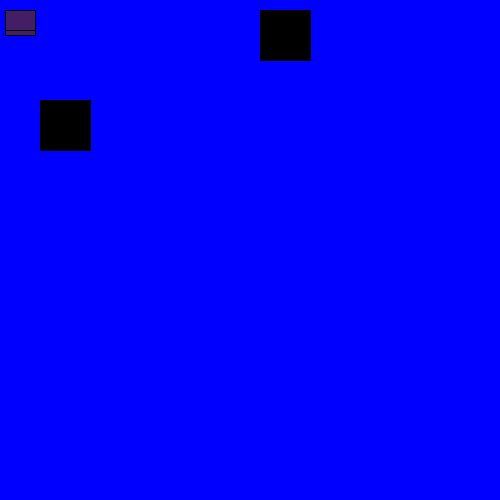
Frame 1 (no input)
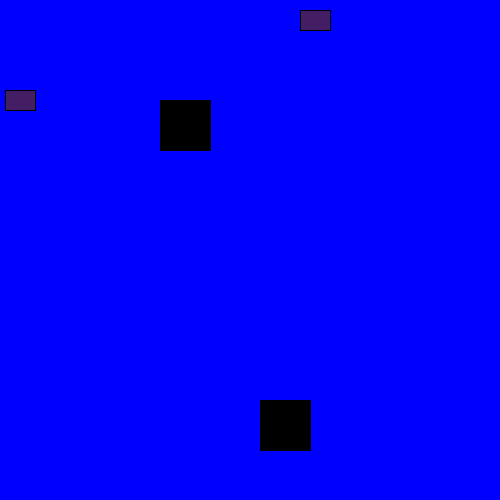
Frame 60 (the mouse pressed at the canvas centre just before this capture)
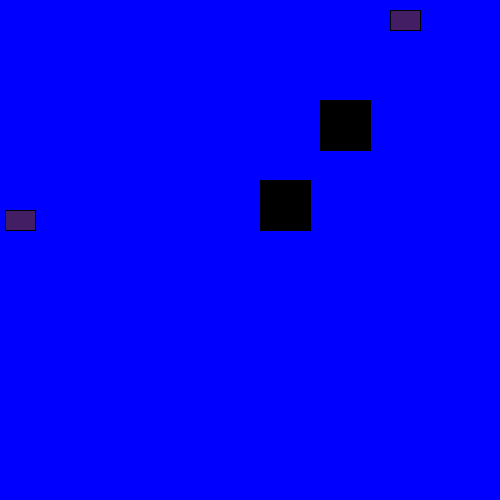
Frame 120 (the mouse held since frame 60 and released just before this capture)

The Processing sketch that drew these frames (run headless with seeded random() and noise(); from frame 60 on, the mouse is pressed at the canvas centre):

// Processing sketch: processing_31257
// ── processing_31257.pde

class Shoe {
  int xPos;
  int yPos;
  int wid;
  int hei;
  color col;
  int y;
  int x;
  int speed = 20;

  Shoe(int x, int y, int w, int h, color c, int spd) {
    xPos = x;
    yPos = y;
    wid = w;
    hei = h;
    col = c;
    speed = spd;
  }

  void display() {
    fill(col);
    rect (xPos, y, wid, hei);
  }


  void drive() {

    y = y+speed;


    if (y>490) {
      speed = -speed;
    }
    if (y<0) {
      speed = -speed;
    }
  }
}

class Bank{

  int xPos;
  int yPos;
  int wid;
  int hei;
  color col;
  int y;
  int x;
  int speed = 20;

  Bank(int x, int y, int w, int h, color c, int spd) {
    xPos = x;
    yPos = y;
    wid = w;
    hei = h;
    col = c;
    speed = spd;
  }

  void display() {
    fill(col);
    rect (x, yPos, wid, hei);
  }


  void drive() {

    x = x+speed;


    if (x>490) {
      speed = -speed;
    }
    if (x<0) {
      speed = -speed;
    }
  }
}


 Shoe hers = new Shoe(5, 10, 30, 20, color(67,30,100), 15);
 
 Shoe mine =  new Shoe(260, 100, 50, 50, color(0), 10);

 Bank yum = new Bank(20, 10, 30, 20, color(67,30,100), 5);
 
 Bank yam =  new Bank(12, 100, 50, 50, color(0), 40);



void setup(){
  size(500, 500);
  background(random(255), random(255), random(255));
  frameRate(60);

}
void draw(){
background(0, 0 , 255);
  mine.drive();
  mine.display();
  
   hers.drive();
 hers.display();
 yum.drive();
  yum.display();
  
   yam.drive();
 yam.display();
}
